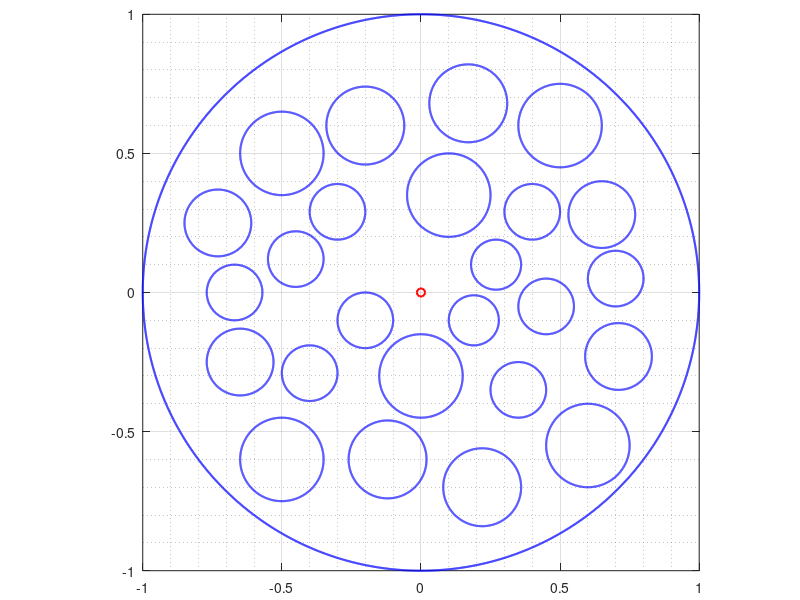

MATLAB code for this plot: (Note: this script raises an error after producing the figure.)
clear
clc
addpath ../bie; addpath ../fmm; addpath ../maps;
%%
n         =   2^12
t         =   (0:2*pi/n:2*pi-2*pi/n).';
%% 
Cof       =  [ 
               0.10             0.70+0.05i
               0.10            -0.67+0.00i
               
               0.12             0.65+0.28i
               0.15             0.50+0.60i 
               0.15            -0.50+0.50i 
               0.12            -0.73+0.25i
               0.12             0.71-0.23i
               0.15             0.60-0.55i 
               0.15            -0.50-0.60i 
               0.12            -0.65-0.25i
               
               0.14             0.17+0.68i
               0.14            -0.20+0.60i 
               0.14             0.22-0.70i
               0.14            -0.12-0.60i 
               
               0.10             0.40+0.29i
               0.10            -0.30+0.29i
               0.10             0.35-0.35i
               0.10            -0.40-0.29i
               
               0.10             0.45-0.05i
               0.10            -0.45+0.12i
               0.15             0.10+0.35i
               0.15             0.00-0.30i
               
               0.09             0.27+0.10i
               0.09             0.19-0.10i
               0.10            -0.20-0.10i
               ];

rad       =   Cof(:,1);
cen       =   Cof(:,2);
theth     =   zeros(size(rad));
thetv     =   pi/2+zeros(size(rad));
%%
m = length(rad)
% 
et(1:n,1)   =   exp(i.*t);et(1)=1;et(n/4+1)=i;et(n/2+1)=-1;
etp(1:n,1)  =   i.*exp(i.*t);
%%
for k=1:m
    Jk = 1+k*n:(k+1)*n;
    et(Jk,1)    =  cen(k)+rad(k)*exp(-i*t);
    etp(Jk,1)   =      -i*rad(k)*exp(-i*t);
end
alpha =  0.00+0.00i;
%%
figure(1);clf
clf;hold on; box on
% 
for k=1:m+1
    crv = et(1+(k-1)*n:k*n);crv(n+1)=crv(1);
    plot(real(crv),imag(crv),'-b','LineWidth',1.5);
end 
plot(real(alpha),imag(alpha),'or','LineWidth',1.5);
axis equal
axis square
set(gca,'LooseInset',get(gca,'TightInset'))
grid on; 
ax=gca; 
set(ax,'xminorgrid','on','yminorgrid','on')
ax.GridAlpha=0.25; ax.MinorGridAlpha=0.25;
%%



%%
maph = chanmap(et,etp,alpha,n,theth);
mapv = chanmap(et,etp,alpha,n,thetv);
%%
U = 1.5;
Ch      =  2*(1-U)/pi;
Cv      =  2/pi;
% 
zeth    =  maph.zet; zeth = Ch.*zeth;
zetv    =  mapv.zet; zetv = Cv.*zetv;
% zetp   =  map.zetp;
%
zmap = (zetv-zeth)/U;
%
figure;
set(groot,'defaultAxesTickLabelInterpreter','latex');
set(groot,'defaulttextinterpreter','latex');
set(groot,'defaultLegendInterpreter','latex');
hold on; box on
% 
% 
k=1; crv = zmap(1+(k-1)*n:k*n);crv(n+1)=crv(1);
plot(real(crv),imag(crv),'-k','LineWidth',2);
% 
for k=2:m+1
    crv = zmap(1+(k-1)*n:k*n);crv(n+1)=crv(1);
    plot(real(crv),imag(crv),'-k','LineWidth',2);
end 
set(gca,'FontSize',14)
axis equal
axis([-2  2  -1.25   1.25])
xticks([-3:1:3])
yticks([-1.5:0.5:1.5])
set(gca,'LooseInset',get(gca,'TightInset'))
grid on; 
ax=gca; 
set(ax,'xminorgrid','on','yminorgrid','on')
ax.GridAlpha=0.25; ax.MinorGridAlpha=0.25;
% set(gcf,'Renderer','zbuffer')
% print -depsc chanfig25Lcs
%%